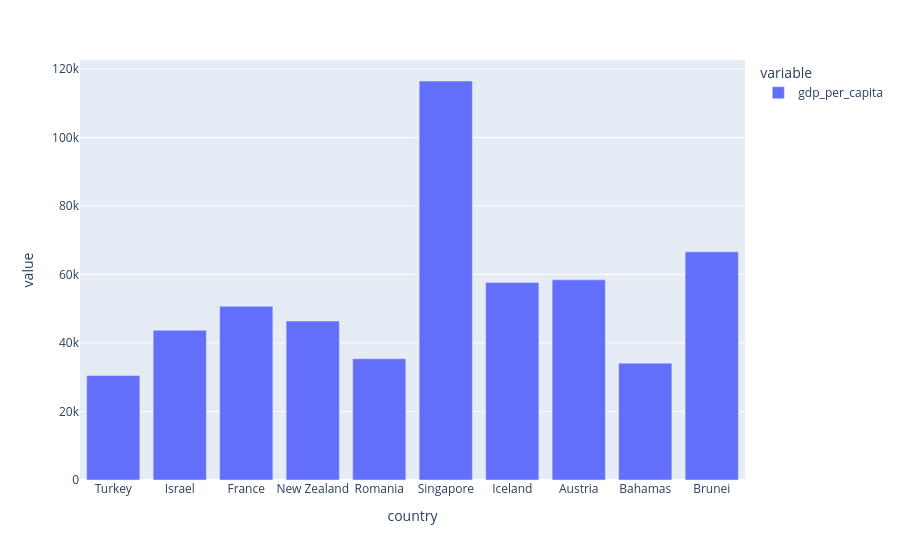

Notebook cell for this chart:
### Code cell
px.bar(df_gdp_sample)

### Figure 1 — Plotly figure (JSON) as saved in the notebook; plotly's stock layout.template omitted (floating-point values rounded to 4 significant figures)
{"data": [{"hovertemplate": "variable=gdp_per_capita<br>country=%{x}<br>value=%{y}<extra></extra>", "legendgroup": "gdp_per_capita", "marker": {"color": "#636efa", "pattern": {"shape": ""}}, "name": "gdp_per_capita", "orientation": "v", "showlegend": true, "textposition": "auto", "type": "bar", "x": ["Turkey", "Israel", "France", "New Zealand", "Romania", "Singapore", "Iceland", "Austria", "Bahamas", "Brunei"], "xaxis": "x", "y": [30470.0, 43720.0, 50730.0, 46420.0, 35410.0, 116500.0, 57650.0, 58430.0, 34110.0, 66620.0], "yaxis": "y"}], "layout": {"barmode": "relative", "legend": {"title": {"text": "variable"}, "tracegroupgap": 0}, "margin": {"t": 60}, "xaxis": {"anchor": "y", "domain": [0, 1], "title": {"text": "country"}}, "yaxis": {"anchor": "x", "domain": [0, 1], "title": {"text": "value"}}}}
